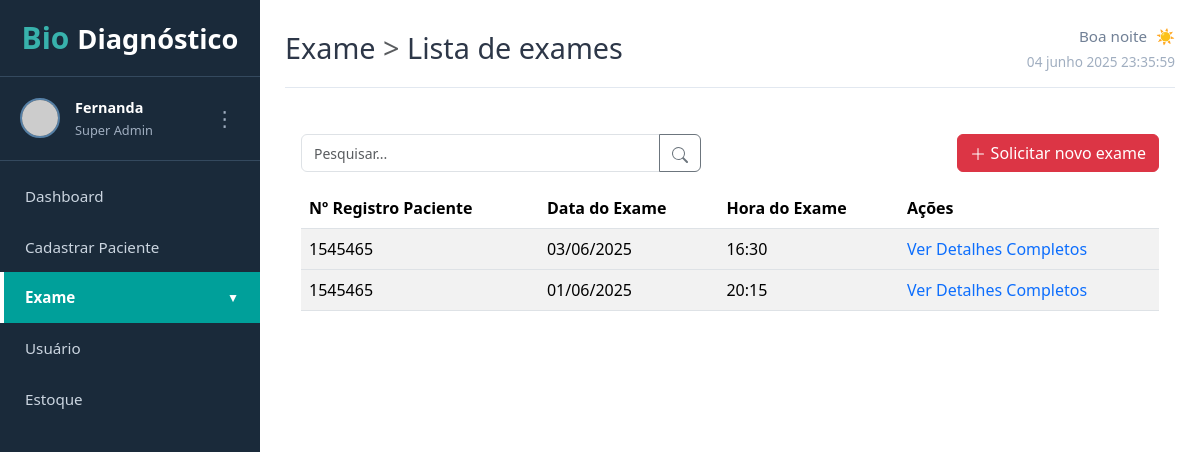
The page /lista_de_exames.php on the database its author committed.
### tables this page shows
CREATE TABLE resultados_exames (
  id_exame int(11) NOT NULL AUTO_INCREMENT,
  nome_exame varchar(255) NOT NULL,
  tipo_exame varchar(100) NOT NULL,
  valor_absoluto varchar(50) DEFAULT NULL,
  valor_referencia text DEFAULT NULL,
  paciente_registro varchar(100) NOT NULL,
  data_hora_exame datetime NOT NULL,
  data_cadastro timestamp NOT NULL DEFAULT current_timestamp(),
  PRIMARY KEY (id_exame)
);

### dao/ConnectionFactory.php (called while the page is built)
<?php
class ConnectionFactory
{
    static $connection;
    public static function getConnection()
    {
        if (!isset(self::$connection)) {
            $port = 3306;
            $dbName = "projetointegrado";
            $userDb  = "root";
            $host = "localhost";
            $pass = "";
            try {
                self::$connection = new PDO("mysql:host=$host;dbname=$dbName;port=$port", $userDb, $pass);
            } catch (PDOException $ex) {
                 echo "<strong>Erro de conexão com o banco:</strong> " . $ex->getMessage();
                return null;
            }
        }
        return self::$connection;
    }
}

### dao/ExameDao.php (called while the page is built, shortened)
<?php
class ExameDao {
    public function getAll() {
        try {
            $sql = "SELECT * FROM resultados_exames ORDER BY data_hora_exame DESC, paciente_registro ASC";
            $con_sql = ConnectionFactory::getConnection()->prepare($sql);
            $con_sql->execute();
            return $con_sql->fetchAll(PDO::FETCH_ASSOC);
        } catch (PDOException $ex) {
            echo "<p>Erro ao buscar resultados de exames no banco de dados: " . $ex->getMessage() . "</p>";
            return [];
        }
    }
}
?>

### lista_de_exames.php (the view, shortened to what this page needs)
<?php
include_once 'dao/ConnectionFactory.php';
include_once 'dao/ExameDao.php';
$examesAgrupados = [];
try {
    $exameDao = new ExameDao();
    $examesRegistrados = $exameDao->getAll();
    foreach ($examesRegistrados as $exame) {
        $key = $exame['paciente_registro'] . '_' . date('Y-m-d', strtotime($exame['data_hora_exame']));
        if (!isset($examesAgrupados[$key])) {
            $examesAgrupados[$key] = [
                'paciente_registro' => $exame['paciente_registro'],
                'data_exame' => date('d/m/Y', strtotime($exame['data_hora_exame'])),
                'hora_exame' => date('H:i', strtotime($exame['data_hora_exame'])),
                'exames_detalhes' => []
            ];
        }
        $examesAgrupados[$key]['exames_detalhes'][] = [
            'nome_exame' => $exame['nome_exame'],
            'valor_absoluto' => $exame['valor_absoluto'],
            'valor_referencia' => $exame['valor_referencia']
        ];
    }
} catch (Exception $e) {
    echo "<p>Erro ao carregar exames: " . $e->getMessage() . "</p>";
}
?>
<!DOCTYPE html>
<html lang="pt-BR">
<head>
    <link href="https://cdn.jsdelivr.net/npm/bootstrap@5.3.3/dist/css/bootstrap.min.css" rel="stylesheet">
    <link rel="stylesheet" href="Style.css">
</head>
<body class="corpo-dashboard">
    <div class="container-dashboard">
        <?php include 'menuLateral.php';  ?>
        <main class="conteudo-principal">
            <header class="cabecalho-principal">
                <h2>Exame <span class="text-muted fw-light">&gt;</span> Lista de exames</h2>
                <?php include 'info_cabecalho.php';  ?>
            </header>
            <div class="p-3">
                <div class="d-flex justify-content-between align-items-center mb-3">
                    <div class="input-group" style="max-width: 400px;">
                        <input type="text" class="form-control" placeholder="Pesquisar...">
                        <button class="btn btn-outline-secondary" type="button">
                        </button>
                    </div>
                    <a href="NewExamePaciente.php" class="btn btn-danger"> <svg xmlns="http://www.w3.org/2000/svg" width="16" height="16" fill="currentColor" class="bi bi-plus-lg" viewBox="0 0 16 16" style="margin-bottom: 2px;">
                           <path fill-rule="evenodd" d="M8 2a.5.5 0 0 1 .5.5v5h5a.5.5 0 0 1 0 1h-5v5a.5.5 0 0 1-1 0v-5h-5a.5.5 0 0 1 0-1h5v-5A.5.5 0 0 1 8 2Z"/>
                        </svg>
                        Solicitar novo exame
                    </a>
                </div>
                <div class="table-responsive">
                    <table class="table table-striped table-hover">
                        <thead>
                            <tr>
                                <th>Nº Registro Paciente</th>
                                <th>Data do Exame</th>
                                <th>Hora do Exame</th>
                                <th>Ações</th>
                            </tr>
                        </thead>
                        <tbody>
                            <?php if (empty($examesAgrupados)): ?>
                                <tr>
                                    <td colspan="4" class="text-center">Nenhum exame cadastrado ainda.</td>
                                </tr>
                            <?php else: ?>
                                <?php foreach ($examesAgrupados as $key => $grupoExames): ?>
                                    <tr id="main-row-<?php echo htmlspecialchars($key); ?>">
                                        <td><?php echo htmlspecialchars($grupoExames['paciente_registro']); ?></td>
                                        <td><?php echo htmlspecialchars($grupoExames['data_exame']); ?></td>
                                        <td><?php echo htmlspecialchars($grupoExames['hora_exame']); ?></td>
                                        <td>
                                            <a href="#" class="toggle-details" data-target="details-<?php echo htmlspecialchars($key); ?>">
                                                Ver Detalhes Completos
                                            </a>
                                        </td>
                                    </tr>
                                <?php endforeach; ?>
                            <?php endif; ?>
                        </tbody>
                    </table>
                </div>
            </div>
        </main>
    </div>
</body>
</html>

### menuLateral.php (shortened to what this page needs)
<?php
$paginaAtual = basename($_SERVER['PHP_SELF']);
$nomeUsuarioLogin = "Fernanda";
$cargoUsuarioLogin = "Super Admin";
$avatarUsuarioLogin = "https://via.placeholder.com/50/1A2A3A/FFFFFF?Text=F";
$linkDashboard = "dashboard.php";
$linkCadastroPaciente = 'CadastroPaciente.php';
$linkListaExames = "lista_de_exames.php";
$linkSolicitarNovoExame = "NewExamePaciente.php";
$linkCadastrarResultadoExame = "cadastroExames.php";
$linkUsuario = "sua_pagina_de_usuarios.php";
$linkEstoque = "AcessarEstoque.php";
$secaoExameAtiva = (
    $paginaAtual == basename($linkListaExames) ||
    $paginaAtual == basename($linkSolicitarNovoExame) ||
    $paginaAtual == basename($linkCadastrarResultadoExame)
);
?>
<div class="menu-lateral">
    <div class="menu-cabecalho">
        <h1><span class="icone-bio">Bio</span>Diagnóstico</h1>
    </div>
    <div class="perfil-usuario">
        <img src="<?php echo htmlspecialchars($avatarUsuarioLogin); ?>" alt="Avatar do Usuário">
        <div class="info-usuario">
            <div class="nome"><?php echo htmlspecialchars($nomeUsuarioLogin); ?></div>
            <div class="cargo"><?php echo htmlspecialchars($cargoUsuarioLogin); ?></div>
        </div>
        <div class="menu-kebab">⋮</div>
    </div>
    <nav class="navegacao-menu">
        <ul>
            <li class="<?php if ($paginaAtual == basename($linkDashboard)) echo 'item-ativo'; ?>">
                <a href="<?php echo $linkDashboard; ?>">Dashboard</a>
            </li>
            <li class="<?php if ($paginaAtual == basename($linkCadastroPaciente)) echo 'item-ativo'; ?>">
                <a href="<?php echo $linkCadastroPaciente; ?>">Cadastrar Paciente</a>
            </li>
            <li class="tem-submenu <?php if ($secaoExameAtiva) echo 'item-ativo'; ?>" id="menuPaiExame">
                <a href="#" onclick="toggleSubmenu(event, 'submenuExame', 'menuPaiExame')">Exame <span class="icone-seta">▼</span></a>
            </li>
            <li class="<?php if ($paginaAtual == basename($linkUsuario)) echo 'item-ativo'; ?>">
                <a href="<?php echo $linkUsuario; ?>">Usuário</a>
            </li>
            <li class="<?php if ($paginaAtual == basename($linkEstoque)) echo 'item-ativo'; ?>">
                <a href="<?php echo $linkEstoque; ?>">Estoque</a>
            </li>
        </ul>
    </nav>
</div>

### info_cabecalho.php (shortened to what this page needs)
<?php
if (class_exists('IntlDateFormatter')) {
    $formatter = new IntlDateFormatter(
        'pt_BR',
        IntlDateFormatter::FULL,
        IntlDateFormatter::FULL,
        'America/Sao_Paulo',
        IntlDateFormatter::GREGORIAN,
        'dd MMMM yyyy HH:mm:ss'
    );
    $dataHoraFormatada = $formatter->format(new DateTime());
} else {
    $dataHoraFormatada = date('d M Y H:i:s');
}
$horaAtual = (int)date('H');
$saudacao = '';
if ($horaAtual >= 5 && $horaAtual < 12) {
    $saudacao = 'Bom dia';
} elseif ($horaAtual >= 12 && $horaAtual < 18) {
    $saudacao = 'Boa tarde';
} else {
    $saudacao = 'Boa noite';
}
?>
<div class="info-cabecalho">
    <div class="saudacao"><?php echo htmlspecialchars($saudacao); ?> <span class="icone-sol">☀️</span></div>
    <div class="data-hora"><?php echo htmlspecialchars($dataHoraFormatada); ?></div>
</div>

### Style.css (style rules this page uses)
body, html { margin: 0; padding: 0; font-family: 'Segoe UI', Tahoma, Geneva, Verdana, sans-serif; height: 100%; box-sizing: border-box; }
*, *:before, *:after { box-sizing: inherit; }
.corpo-dashboard { background-color: #F0F2F5; display: flex; height: 100vh; overflow-x: hidden; }
.container-dashboard { display: flex; width: 100%; height: 100%; }
.conteudo-principal { flex-grow: 1; padding: 25px; background-color: #FFFFFF; overflow-y: auto; height: 100%; }
.cabecalho-principal { display: flex; justify-content: space-between; align-items: center; margin-bottom: 30px; padding-bottom: 15px; border-bottom: 1px solid #E2E8F0; }
.cabecalho-principal h1, .cabecalho-principal h2 { font-size: 1.8em; color: #2D3748; margin: 0; }
.info-cabecalho { text-align: right; }
.info-cabecalho .saudacao { font-size: 0.95em; color: #718096; margin-bottom: 4px; }
.info-cabecalho .saudacao .icone-sol { color: #F6E05E; margin-left: 5px; }
.info-cabecalho .data-hora { font-size: 0.85em; color: #A0AEC0; }
.menu-lateral { width: 260px; background-color: #1A2A3A; color: #E0E0E0; padding-top: 20px; display: flex; flex-direction: column; height: 100%; flex-shrink: 0; }
.menu-cabecalho { padding: 0 20px 20px 20px; text-align: center; border-bottom: 1px solid #34495E; }
.menu-cabecalho h1 { font-size: 1.7em; margin: 0; color: #FFFFFF; font-weight: bold; }
.menu-cabecalho .icone-bio { color: #38B2AC; margin-right: 8px; font-size: 1.1em; }
.perfil-usuario { display: flex; align-items: center; padding: 20px; border-bottom: 1px solid #34495E; margin-bottom: 10px; }
.perfil-usuario img { width: 40px; height: 40px; border-radius: 50%; margin-right: 15px; border: 2px solid #5680A6; object-fit: cover; }
.perfil-usuario .info-usuario { flex-grow: 1; }
.perfil-usuario .info-usuario .nome { font-weight: bold; color: #FFFFFF; font-size: 0.9em; margin-bottom: 2px; }
.perfil-usuario .info-usuario .cargo { font-size: 0.8em; color: #A0AEC0; }
.perfil-usuario .menu-kebab { font-size: 1.3em; color: #A0AEC0; cursor: pointer; padding: 5px; }
.navegacao-menu ul { list-style: none; padding: 0; margin: 0; }
.navegacao-menu ul li a { display: flex; align-items: center; padding: 14px calc(25px - 4px); text-decoration: none; color: #CBD5E0; font-size: 0.95em; transition: background-color 0.2s, color 0.2s, border-left-color 0.2s; position: relative; border-left: 4px solid transparent; }
.navegacao-menu ul li.item-ativo > a { background-color: #00A09A; color: #FFFFFF; font-weight: bold; border-left-color: #FFFFFF; }
.navegacao-menu ul li a .icone-seta { margin-left: auto; font-size: 0.8em; transition: transform 0.3s ease; }
input::placeholder { color: #555; opacity: 1; font-size: 14px; }
td { vertical-align: middle; }

### lista_de_exames.php (style rules this page uses)
.toggle-details { cursor: pointer; color: #0d6efd; text-decoration: none; }

### rows shown on the page
resultados_exames: paciente_registro "1545465", data_exame "01/06/2025", hora_exame "20:15"

### other values the page prints
$nomeUsuarioLogin "Fernanda"
$cargoUsuarioLogin "Super Admin"
$saudacao "Boa noite"
$grupoExames['paciente_registro'] "1545465"
$grupoExames['data_exame'] "03/06/2025"
$grupoExames['hora_exame'] "16:30"
